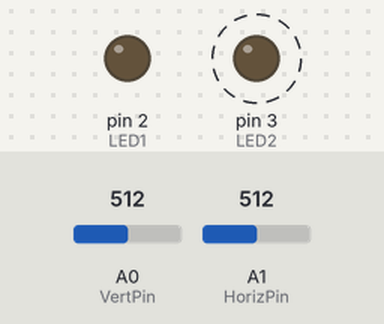
Recording of a sketch running on a simulated Arduino Uno, built with avr-gcc and run on an emulated ATmega328P. Shown: output pins drawn as LEDs (lit = HIGH). Dashed ring = blinking. Inputs (shaded band) come from the test bench; at power-on: A0 (VertPin) = 512, A1 (HorizPin) = 512. What the sketch prints to the serial monitor is not drawn.

Above: at 1.2 s.
1.3 s: A0 (VertPin) set to 585
4.3 s: A0 (VertPin) set to 610
7.3 s: A1 (HorizPin) set to 590
10.3 s: A1 (HorizPin) set to 611
Timing chart, 0 to 14.3 s (numbered marks = the images above; inputs shaded):
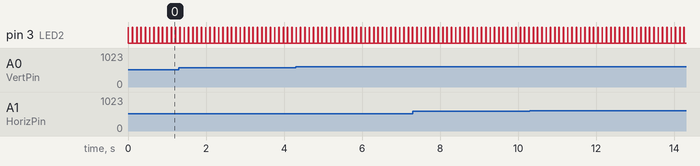

Measured:
- by itself, pin 3 (LED2): alternates HIGH for 0.01 s and LOW for 0.10 s

The sketch:

Xbee-initiator.ino
```cpp
int VertPin = A0;
int HorizPin = A1;
int LED1 = 2;
int LED2 = 3;
int xPosition = 0;
int yPosition = 0;
String yChar;
String xChar;

int debug = 0;

void setup() {
  // put your setup code here, to run once:
  Serial.begin (9600);
  pinMode (VertPin, INPUT);
  pinMode (HorizPin, INPUT);
  pinMode (LED1,OUTPUT);
  pinMode (LED2,OUTPUT);
}

void PrintConstant ()
{
  Serial.print ("X");
}


void ReadJoystick()
{
  // put your main code here, to run repeatedly:
  digitalWrite(LED2,HIGH);
  xPosition = analogRead(A0);
  yPosition = analogRead(A1);

  yChar = 'S';
  if (yPosition > 600) yChar = "U";
  if (yPosition < 300) yChar = "D";

  xChar = 'S';
  if (xPosition > 600) xChar = "L";
  if (xPosition < 300) xChar = "R";
  if(debug == 1)
  {
    Serial.println ();
    Serial.println ("xP="+String(xPosition));
    Serial.println ("yP="+String(yPosition));
    Serial.println ("Y="+String(yChar));
    Serial.println ("X="+String(xChar));
  }
//  Serial.print ('0');
//  Serial.print (xChar);
//  Serial.print (yChar);
  Serial.print ('0'+xChar+yChar);
  //Serial.println ();

  delay (10);
  digitalWrite(LED2,LOW);
  delay(100);
}

void loop()
{
  ReadJoystick();
  //PrintConstant();
}
```
